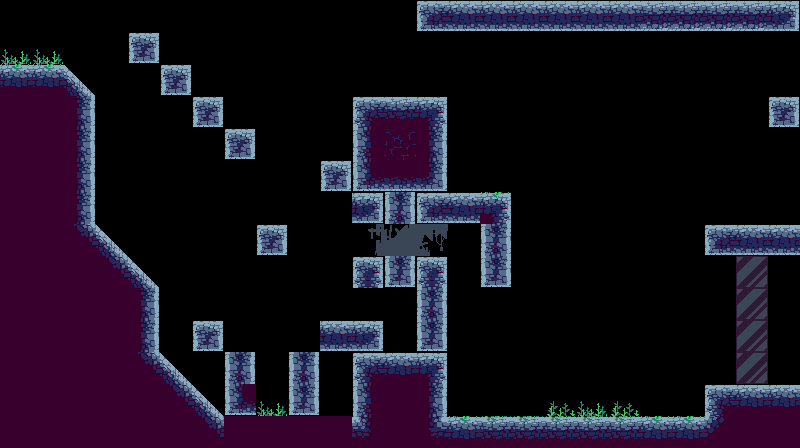

Tiled map render using the project's own tile images. Description and the whole map definition, tile-layer contents included, below:
An orthogonal 25x14 tile map with 32x32 px tiles, 3 tile layers (Decor, Tiles, Foreground).

<map version="1.10" tiledversion="1.10.2" orientation="orthogonal" renderorder="right-down" width="25" height="14" tilewidth="32" tileheight="32" infinite="0" nextlayerid="4" nextobjectid="1">
 <editorsettings>
  <export format="tmx" />
 </editorsettings>
 <tileset firstgid="1" source="../tsx/Outside.tsx" />
 <layer id="2" name="Decor" width="25" height="14">
  <data encoding="csv">
0,0,0,0,0,0,0,0,0,0,0,0,0,0,0,0,0,0,0,0,0,0,0,0,0,
5,7,0,0,0,0,0,0,0,0,0,0,0,0,0,0,0,0,0,0,0,0,0,0,0,
0,0,0,0,0,0,0,0,0,0,0,0,0,0,0,0,0,0,0,0,0,0,0,0,0,
0,0,0,0,0,0,0,0,0,0,0,0,0,0,0,0,0,0,0,0,0,0,0,0,0,
0,0,0,0,0,0,0,0,0,0,0,0,0,0,0,0,0,0,0,0,0,0,0,0,0,
0,0,0,0,0,0,0,0,0,0,0,0,0,0,0,0,0,0,0,0,0,0,0,0,0,
0,0,0,0,0,0,0,0,0,0,0,0,0,0,0,0,0,0,0,0,0,0,0,0,0,
0,0,0,0,0,0,0,0,0,0,0,0,0,0,0,0,0,0,0,0,0,0,0,0,0,
0,0,0,0,0,0,0,0,0,0,0,0,0,0,0,0,0,0,0,0,0,0,0,0,0,
0,0,0,0,0,0,0,0,0,0,0,0,0,0,0,0,0,0,0,0,0,0,0,0,0,
0,0,0,0,0,0,0,0,0,0,0,5,0,0,0,0,0,0,0,0,0,0,0,0,0,
0,0,0,0,0,0,0,0,0,0,0,0,0,0,0,0,0,0,0,0,0,0,0,0,0,
0,0,0,0,0,0,0,0,35,8,0,0,0,0,0,0,0,6,7,8,0,0,0,0,0,
0,0,0,0,0,0,0,0,0,0,0,0,0,0,0,0,0,0,0,0,0,0,0,0,0
</data>
 </layer>
 <layer id="1" name="Tiles" width="25" height="14">
  <data encoding="csv">
0,0,0,0,0,0,0,0,0,0,0,0,0,23,24,24,24,24,24,24,25,25,25,25,26,
0,0,0,0,36,0,0,0,0,0,0,0,0,0,0,0,0,0,0,0,0,0,0,0,0,
15,15,34,0,0,36,0,0,0,0,0,0,0,0,0,0,0,0,0,0,0,0,0,0,0,
11,11,13,0,0,0,36,0,0,0,0,1,3,4,0,0,0,0,0,0,0,0,0,0,36,
11,11,13,0,0,0,0,36,0,0,0,10,12,13,0,0,0,0,0,0,0,0,0,0,0,
11,11,13,0,0,0,0,0,0,0,36,19,20,22,0,0,0,0,0,0,0,0,0,0,0,
11,11,13,0,0,0,0,0,0,0,0,26,18,23,24,17,0,0,0,0,0,0,0,0,0,
11,11,43,34,0,0,0,0,36,0,0,0,0,0,0,18,0,0,0,0,0,0,23,24,24,
11,11,11,43,34,0,0,0,0,0,0,9,27,9,0,27,0,0,0,0,0,0,0,75,0,
11,11,11,11,13,0,0,0,0,0,0,0,0,18,0,0,0,0,0,0,0,0,0,75,0,
11,11,11,11,13,0,36,0,0,0,24,26,0,27,0,0,0,0,0,0,0,0,0,75,0,
11,11,11,11,43,34,0,18,0,18,0,1,2,4,0,0,0,0,0,0,0,0,0,75,0,
11,11,11,11,11,43,34,19,0,27,0,10,11,13,0,0,0,0,0,0,0,0,1,2,2,
11,11,11,11,11,11,43,11,11,11,11,38,11,37,15,16,16,16,16,16,15,15,42,11,11
</data>
 </layer>
 <layer id="3" name="Foreground" width="25" height="14">
  <data encoding="csv">
0,0,0,0,0,0,0,0,0,0,0,0,0,0,0,0,0,0,0,0,0,0,0,0,0,
0,0,0,0,0,0,0,0,0,0,0,0,0,0,0,0,0,0,0,0,0,0,0,0,0,
0,0,0,0,0,0,0,0,0,0,0,0,0,0,0,0,0,0,0,0,0,0,0,0,0,
0,0,0,0,0,0,0,0,0,0,0,0,0,0,0,0,0,0,0,0,0,0,0,0,0,
0,0,0,0,0,0,0,0,0,0,0,0,0,0,0,0,0,0,0,0,0,0,0,0,0,
0,0,0,0,0,0,0,0,0,0,0,0,0,0,0,0,0,0,0,0,0,0,0,0,0,
0,0,0,0,0,0,0,0,0,0,0,0,0,0,0,0,0,0,0,0,0,0,0,0,0,
0,0,0,0,0,0,0,0,0,0,0,69,78,52,0,0,0,0,0,0,0,0,0,0,0,
0,0,0,0,0,0,0,0,0,0,0,0,0,0,0,0,0,0,0,0,0,0,0,0,0,
0,0,0,0,0,0,0,0,0,0,0,0,0,0,0,0,0,0,0,0,0,0,0,0,0,
0,0,0,0,0,0,0,0,0,0,0,0,0,0,0,0,0,0,0,0,0,0,0,0,0,
0,0,0,0,0,0,0,0,0,0,0,0,0,0,0,0,0,0,0,0,0,0,0,0,0,
0,0,0,0,0,0,0,0,0,0,0,0,0,0,0,0,0,0,0,0,0,0,0,0,0,
0,0,0,0,0,0,0,0,0,0,0,0,0,0,0,0,0,0,0,0,0,0,0,0,0
</data>
 </layer>
</map>
